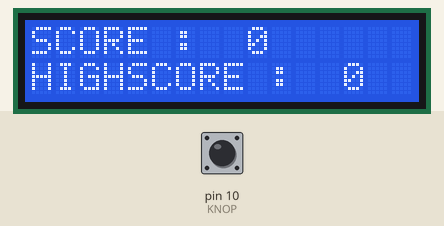
Bench run of a sketch on a simulated Arduino Uno, built with avr-gcc and run on an emulated ATmega328P. Shown: 16×2 character LCD. The test bench sets the inputs (shaded band); at power-on: pin 10 (KNOP) LOW. What the sketch prints to the serial monitor is not drawn.

Above: at 1.2 s.
1.3 s: pin 10 (KNOP) pulled HIGH for 3.2 s
At 5.7 s:
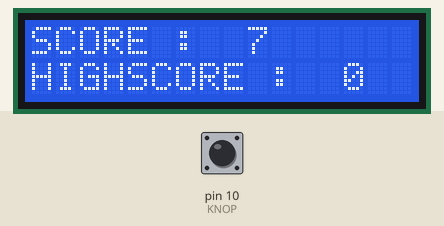
6.0 s: pin 10 (KNOP) pulled HIGH for 0.15 s
At 7.1 s:
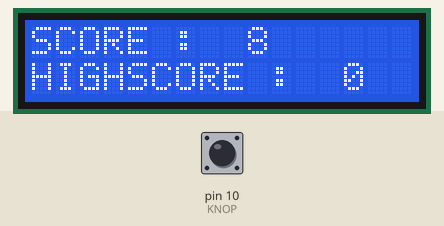
8.0 s: pin 10 (KNOP) pulled HIGH for 1 s
At 9.6 s:
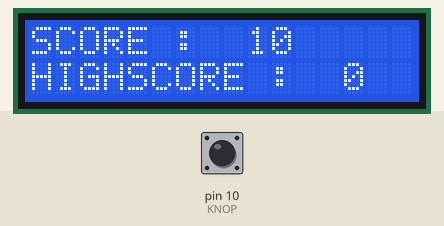
10.5 s: pin 10 (KNOP) pulled HIGH for 0.15 s
At 12.0 s:
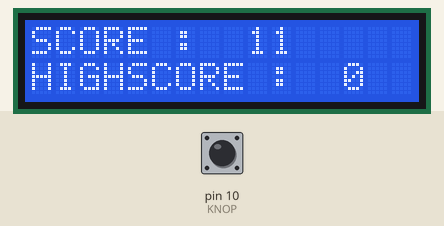
Timing chart, 0 to 13.5 s (numbered marks = the images above; inputs shaded):
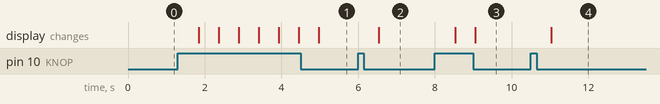

The sketch:

LCD_CODE.ino
```cpp
#include <LiquidCrystal_I2C.h>
LiquidCrystal_I2C lcd(0x27, 16, 2); // I2C address 0x27, 16 column and 2 rows

// Variables

int SCORE = 0;
int HIGHSCORE = 0;
int KNOP = 10;
int buttonstate;

void setup()
{
  pinMode(KNOP, INPUT);
  lcd.init(); // initialize the lcd
  lcd.backlight();
  lcd.clear();                 // clear display
  Serial.begin(9600);
}

void loop()
{
  buttonstate = digitalRead(KNOP);
  if(buttonstate == HIGH){
    SCORE++;
    delay(500);
    Serial.println(KNOP);
  }

  lcd.setCursor(0, 0);         // move cursor to   (Column 0, Row 0)
  lcd.print("SCORE :");        // print message at (0, 0)
  lcd.setCursor(9, 0);
  lcd.print(SCORE);
  lcd.setCursor(0, 1);         // move cursor to   (2, 1)
  lcd.print("HIGHSCORE :");    // print message at (2, 1)
  lcd.setCursor(13, 1);
  lcd.print(HIGHSCORE);
}
```

Measured:
- after the input at 1.3 s, the display: first changes after 0.54 s (image 1 shows a later state)
- after the input at 6.0 s, the display: changes after 0.53 s (image 2)
- after the input at 8.0 s, the display: first changes after 0.52 s (image 3 shows a later state)
- after the input at 10.5 s, the display: changes after 0.54 s (image 4)
